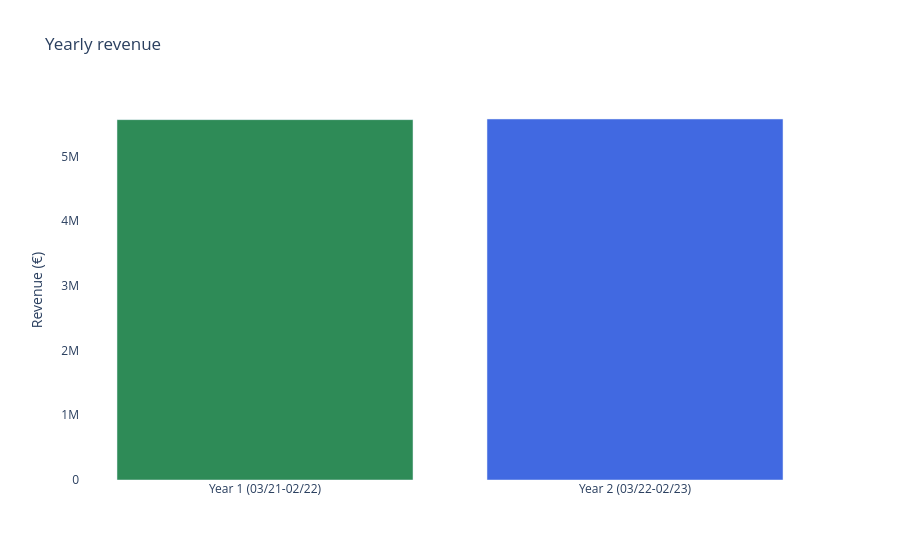

This figure's notebook cell:
### Code cell
# Compare the two years
fig = px.bar(
    x=["Year 1 (03/21-02/22)", "Year 2 (03/22-02/23)"],
    y=[ca_mars_2021_2022, ca_mars_2022_2023],
    color=["Year 1", "Year 2"],
    title="Yearly revenue",
    color_discrete_sequence=["#2E8B57", "#4169E1"],
)
fig.update_layout(
    xaxis_title="",
    yaxis_title="Revenue (€)",
    plot_bgcolor="white",
    xaxis=dict(showgrid=False),
    yaxis=dict(showgrid=False),
    showlegend=False,
)
fig.show()

### Figure 1 — Plotly figure (JSON) as saved in the notebook; plotly's stock layout.template omitted (floating-point values rounded to 4 significant figures)
{"data": [{"hovertemplate": "color=Year 1<br>x=%{x}<br>y=%{y}<extra></extra>", "legendgroup": "Year 1", "marker": {"color": "#2E8B57", "pattern": {"shape": ""}}, "name": "Year 1", "orientation": "v", "showlegend": true, "textposition": "auto", "type": "bar", "x": ["Year 1 (03/21-02/22)"], "xaxis": "x", "y": [5567000.0], "yaxis": "y"}, {"hovertemplate": "color=Year 2<br>x=%{x}<br>y=%{y}<extra></extra>", "legendgroup": "Year 2", "marker": {"color": "#4169E1", "pattern": {"shape": ""}}, "name": "Year 2", "orientation": "v", "showlegend": true, "textposition": "auto", "type": "bar", "x": ["Year 2 (03/22-02/23)"], "xaxis": "x", "y": [5577000.0], "yaxis": "y"}], "layout": {"barmode": "relative", "legend": {"title": {"text": "color"}, "tracegroupgap": 0}, "plot_bgcolor": "white", "showlegend": false, "title": {"text": "Yearly revenue"}, "xaxis": {"anchor": "y", "domain": [0.0, 1.0], "showgrid": false, "title": {"text": ""}}, "yaxis": {"anchor": "x", "domain": [0.0, 1.0], "showgrid": false, "title": {"text": "Revenue (€)"}}}}
